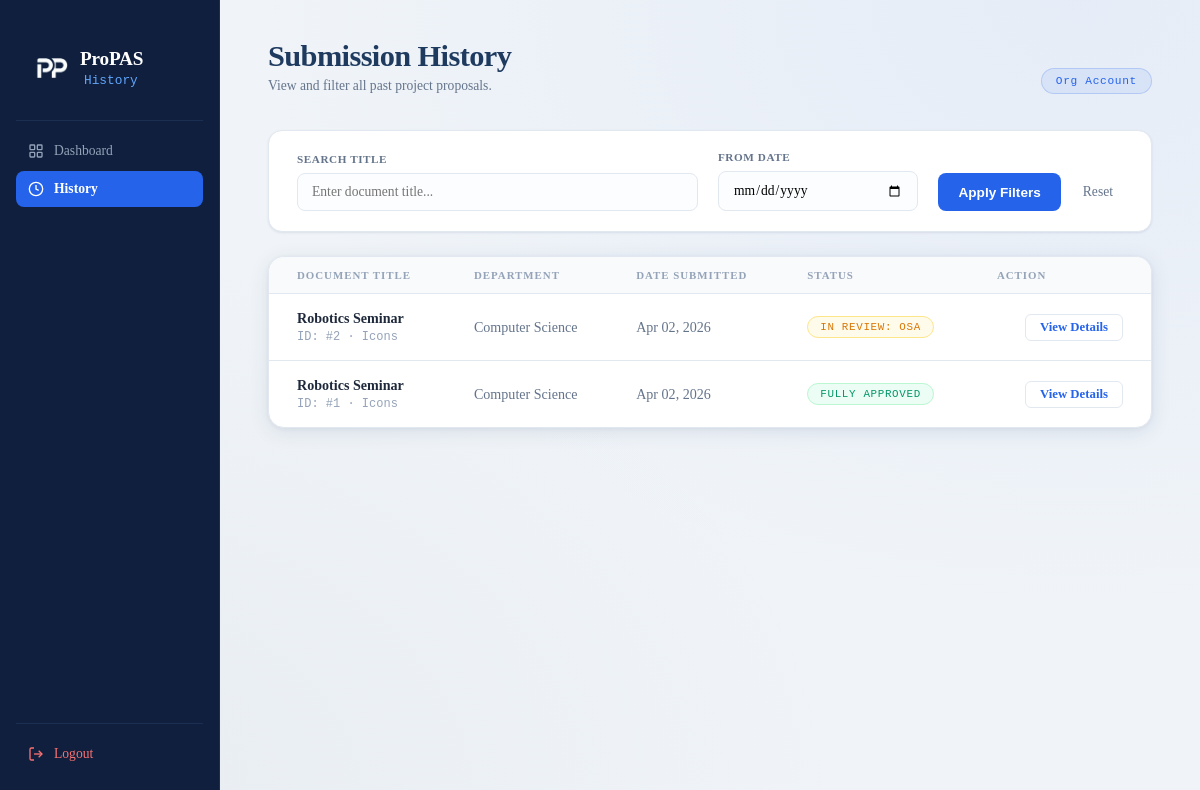
/submission-history (signed in), run on the app's committed database.
### models.py (models this page shows)
class User(UserMixin, db.Model):
    __tablename__ = 'accounts'
    id = db.Column(db.Integer, primary_key=True)
    username = db.Column(db.String(80), unique=True, nullable=False)
    password_hash = db.Column(db.String(128))
    account_type = db.Column(db.String(20))  # 'Org' or 'Office'
    profile_data = db.Column(db.JSON, default={})
    proposals = db.relationship('Proposal', backref='creator', lazy=True)

class Proposal(db.Model):
    __tablename__ = 'proposals'
    id = db.Column(db.Integer, primary_key=True)
    title = db.Column(db.String(200), nullable=False)
    status = db.Column(db.String(20), default='PENDING')
    version_number = db.Column(db.Integer, default=1)
    file_path = db.Column(db.String(300))
    proposal_data = db.Column(db.JSON)
    current_step_id = db.Column(db.Integer, db.ForeignKey('approval_steps.id'))
    creator_id = db.Column(db.Integer, db.ForeignKey('accounts.id'))
    created_at = db.Column(db.DateTime, default=datetime.utcnow)

### routes/proposal.py (the view)
@proposal_bp.route('/submission-history')
@login_required
def history():
    query = Proposal.query.filter_by(creator_id=current_user.id)
    search = request.args.get('search')
    if search:
        query = query.filter(Proposal.title.ilike(f'%{search}%'))
    date_from = request.args.get('date_from')
    if date_from:
        try:
            date_obj = datetime.strptime(date_from, '%Y-%m-%d')
            query = query.filter(Proposal.created_at >= date_obj)
        except ValueError:
            pass
    proposals = query.order_by(Proposal.created_at.desc()).all()
    return render_template('submission_history.html', proposals=proposals, is_office=False)

### app.py (called while the page is built)
@login_manager.user_loader
def load_user(user_id):
    from models import User
    return db.session.get(User, int(user_id))

### templates/submission_history.html (shortened to what this page needs)
<!DOCTYPE html>
<html lang="en">
<head>
  <link rel="stylesheet" href="{{ url_for('static', filename='css/org_home.css') }}" />
  <link rel="stylesheet" href="{{ url_for('static', filename='css/submission_history.css') }}" />
</head>
<body>
<div class="layout">
  <aside class="sidebar">
    <div class="sidebar-logo">
      <div class="header-seal">
          <img src="{{ url_for('static', filename='images/Icon.png') }}" alt="ProPAS Logo" class="header-logo-img">
      </div>
      <div>
        <span class="logo-text">ProPAS</span>
        <span class="logo-sub">History</span>
      </div>
    </div>
    <div class="sidebar-divider"></div>
    <nav class="sidebar-nav">
      {% if current_user.account_type == 'Office' %}
        <a href="{{ url_for('office.review') }}" class="nav-item">
      {% else %}
        <a href="{{ url_for('proposal.org_home') }}" class="nav-item">
      {% endif %}
        <svg viewBox="0 0 24 24" fill="none" stroke="currentColor" stroke-width="2" width="18" height="18"><rect x="3" y="3" width="7" height="7" rx="1"/><rect x="14" y="3" width="7" height="7" rx="1"/><rect x="3" y="14" width="7" height="7" rx="1"/><rect x="14" y="14" width="7" height="7" rx="1"/></svg>
        Dashboard
      </a>
      <a href="{{ url_for('proposal.history') }}" class="nav-item active">
        <svg viewBox="0 0 24 24" fill="none" stroke="currentColor" stroke-width="2" width="18" height="18"><circle cx="12" cy="12" r="10"/><polyline points="12 6 12 12 16 14"/></svg>
        History
      </a>
    </nav>
    <div class="sidebar-divider"></div>
    <a href="{{ url_for('auth.logout') }}" class="nav-item nav-item--danger">
      <svg viewBox="0 0 24 24" fill="none" stroke="currentColor" stroke-width="2" width="18" height="18"><path d="M9 21H5a2 2 0 0 1-2-2V5a2 2 0 0 1 2-2h4"/><polyline points="16 17 21 12 16 7"/><line x1="21" y1="12" x2="9" y2="12"/></svg>
      Logout
    </a>
  </aside>
  <main class="main">
    <div class="topbar">
      <div>
        <h1 class="topbar-title">Submission History</h1>
        <p class="topbar-sub">View and filter all past project proposals.</p>
      </div>
      <span class="account-badge">{{ current_user.account_type }} Account</span>
    </div>
    <div class="filter-card">
      <form method="GET" action="{{ url_for('proposal.history') }}" class="filter-form">
        <div class="filter-group search">
          <label for="search">Search Title</label>
          <input type="text" id="search" name="search" placeholder="Enter document title..." value="{{ request.args.get('search', '') }}">
        </div>
        <div class="filter-group">
          <label for="date_from">From Date</label>
          <input type="date" id="date_from" name="date_from" value="{{ request.args.get('date_from', '') }}">
        </div>
        <div class="filter-actions">
          <button type="submit" class="btn-filter">Apply Filters</button>
          <a href="{{ url_for('proposal.history') }}" class="btn-reset">Reset</a>
        </div>
      </form>
    </div>
    <div class="table-card">
      <div class="table-wrap">
        <table class="table">
          <thead>
            <tr>
              <th>Document Title</th>
              <th>Department</th>
              <th>Date Submitted</th>
              <th>Status</th>
              <th class="text-right">Action</th>
            </tr>
          </thead>
          <tbody>
          {% for prop in proposals %}
          <tr>
            <td>
              <div class="doc-title">{{ prop.title }}</div>
              <div class="doc-meta">ID: #{{ prop.id }} · {{ prop.proposal_data.get('sponsor', 'N/A') }}</div>
            </td>
            <td class="td-muted">
                {% if prop.creator.username|lower == 'icons' %}Computer Science
                {% elif prop.creator.username|lower == 'hibe' %}Biology
                {% elif prop.creator.username|lower == 'psych' %}Psychology
                {% elif prop.creator.username|lower == 'kwago' %}Political Science
                {% elif prop.creator.username|lower == 'aces' %}Engg/Comm
                {% else %}{{ prop.creator.username }}
                {% endif %}
            </td>
            <td class="td-muted">{{ prop.created_at.strftime('%b %d, %Y') if prop.created_at else 'N/A' }}</td>
            <td>
              {% if prop.status == 'APPROVED' %}
                <span class="status-badge status-badge--approved" style="background: #ecfdf5; color: #059669;">Fully Approved</span>
              {% elif prop.status == 'REJECTED' %}
                <span class="status-badge status-badge--rejected" style="background: #fef2f2; color: #dc2626;">Returned</span>
              {% else %}
                <span class="status-badge status-badge--pending" style="background: #fffbeb; color: #d97706;">
                    In Review:
                    {% if prop.current_step_id == 1 %}CAS
                    {% elif prop.current_step_id == 2 %}OSA
                    {% elif prop.current_step_id == 3 %}FINANCE
                    {% elif prop.current_step_id == 4 %}VPAA
                    {% elif prop.current_step_id == 5 %}VICEPRESIDENT
                    {% elif prop.current_step_id == 6 %}PRESIDENT
                    {% else %}Processing
                    {% endif %}
                </span>
              {% endif %}
            </td>
            <td class="text-right">
              <div style="display: flex; gap: 8px; justify-content: flex-end;">
                {% if prop.status == 'REJECTED' and current_user.account_type == 'Org' %}
                  <a href="{{ url_for('proposal.create', edit_id=prop.id) }}" class="btn-view" style="color: #dc2626; border-color: #dc2626;">Fix & Resubmit</a>
                {% else %}
                  <button class="btn-view">View Details</button>
                {% endif %}
              </div>
            </td>
          </tr>
          {% else %}
          <tr>
              <td colspan="5" style="text-align:center; padding: 40px; color: #94a3b8;">No submission history found.</td>
          </tr>
          {% endfor %}
          </tbody>
        </table>
      </div>
    </div>
  </main>
</div>
</body>
</html>

### static/css/submission_history.css (style rules this page uses)
.filter-card { background: var(--paper); border: 1px solid var(--border); border-radius: 14px; padding: 20px 28px; margin-bottom: 24px; box-shadow: var(--shadow-sm); }
.filter-form { display: flex; align-items: flex-end; gap: 20px; flex-wrap: wrap; }
.filter-group { display: flex; flex-direction: column; gap: 8px; flex: 1; min-width: 150px; }
.filter-group.search { flex: 2; }
.filter-group label { font-size: 0.7rem; font-weight: 700; text-transform: uppercase; color: var(--ink-muted); letter-spacing: 0.05em; }
.filter-group input, .filter-group select { padding: 10px 14px; border: 1px solid var(--border); border-radius: 8px; font-family: 'Source Serif 4', serif; font-size: 0.85rem; background: #fcfdfe; }
.filter-actions { display: flex; gap: 12px; }
.btn-filter { background: var(--navy-mid); color: white; border: none; padding: 11px 20px; border-radius: 8px; font-weight: 600; font-size: 0.85rem; cursor: pointer; transition: background 0.2s; }
.btn-reset { text-decoration: none; font-size: 0.85rem; color: var(--ink-muted); padding: 11px 10px; }

### data on the page
User: account_type "Org"
Proposal: title "Robotics Seminar", id "2", proposal_data.get "Icons", created_at "Apr 02, 2026", shows "IN REVIEW:", status "OSA"
Proposal: title "Robotics Seminar", id "1", proposal_data.get "Icons", created_at "Apr 02, 2026", status "FULLY APPROVED"
